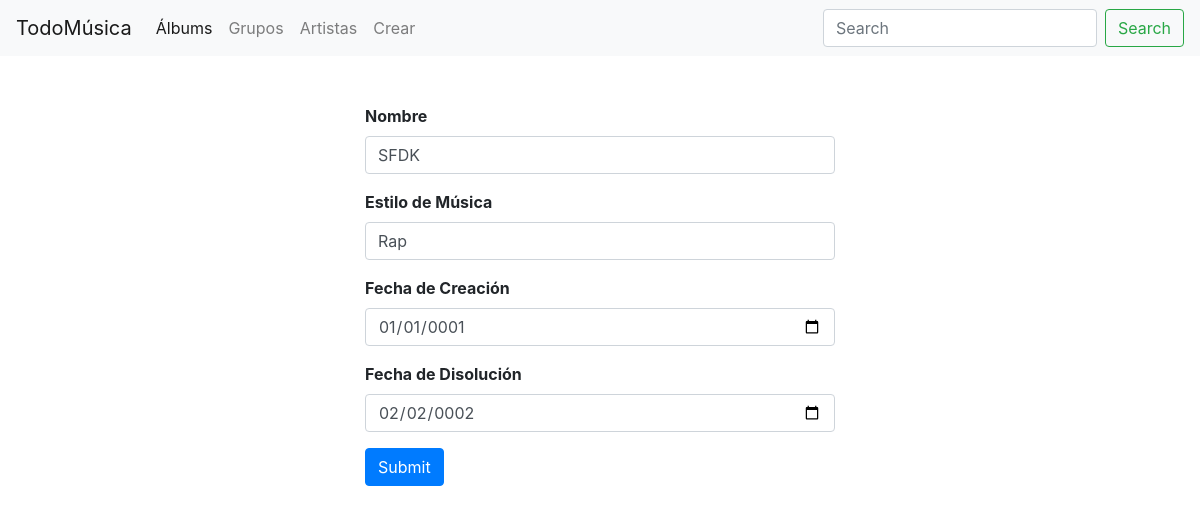
Screenshot of /editarGrupo/1/ with the database file from the repository.
### miAplicacion/models.py (models this page shows)
class Grupo_Musical(models.Model):
    nombreGrupo = models.CharField(max_length=50, blank=False)
    estiloMusica = models.CharField(max_length=50)
    fecha_creacion = models.DateField(blank=False)
    fecha_disolucion = models.DateField(null=True, blank=True, default=None)

### miAplicacion/views.py (the view, shortened to what this page needs)
# urls.py: path('editarGrupo/<int:id>/',editarGrupoView,name='editarGrupo'),
def editarGrupoView(request,id):
    if request.method == 'GET':
        allGrupos = Grupo_Musical.objects.get(id = id)
        return render(request,'editarGrupo.html',{'allGrupos':allGrupos})

### templates/editarGrupo.html (shortened to what this page needs)
{% include "header.html" %}
<!DOCTYPE html>
<html lang="en">
<head>
    {% load static %}
    <link rel="stylesheet" href="{% static 'css/miEstilo.css' %}">
</head>
<body class="body6">
    <form action="/editarGrupo/{{ allGrupos.id }}/" class="container mx-auto mt-5 fuente" style="width: 500px;" method="post">
  <div class="form-group">
    <label for="exampleInputEmail1">Nombre</label>
    <input type="text" name="nombre" class="form-control" id="nombreGrupo" value = "{{ allGrupos.nombreGrupo }}" required>
  </div>
 <div class="form-group">
    <label for="exampleInputEmail1">Estilo de Música</label>
    <input type="text" name="estilo" class="form-control" id="estilo" value= "{{ allGrupos.estiloMusica }}" required>
  </div>
  <div class="form-group">
    <label for="exampleInputEmail1">Fecha de Creación</label>
    <input type="date" name="fechaCreacion" class="form-control" id="fechaCreacion" value="{{ allGrupos.fecha_creacion|date:'Y-m-d' }}" required>
  </div>
   <div class="form-group">
    <label for="exampleInputEmail1">Fecha de Disolución</label>
    <input type="date" name="FechaDisolucion" class="form-control" id="fechaDisolucion" value= "{{ allGrupos.fecha_disolucion|date:'Y-m-d'}}" >
  </div>
  <button type="submit" class="btn btn-primary">Submit</button>
</form>
</body>
</html>

### static/css/miEstilo.css (style rules this page uses)
.body6 { background-image: url("https://img.freepik.com/vector-gratis/fondo-musica-retro_6718-14.jpg"); background-repeat: no-repeat; background-size: 100% 100%; max-width: 100%; height: 790px; }
.fuente { font-weight: bolder; }

### rows the page displays
Grupo_Musical: nombre "SFDK", estilo "Rap", fechaCreacion "01/01/0001", FechaDisolucion "02/02/0002"
